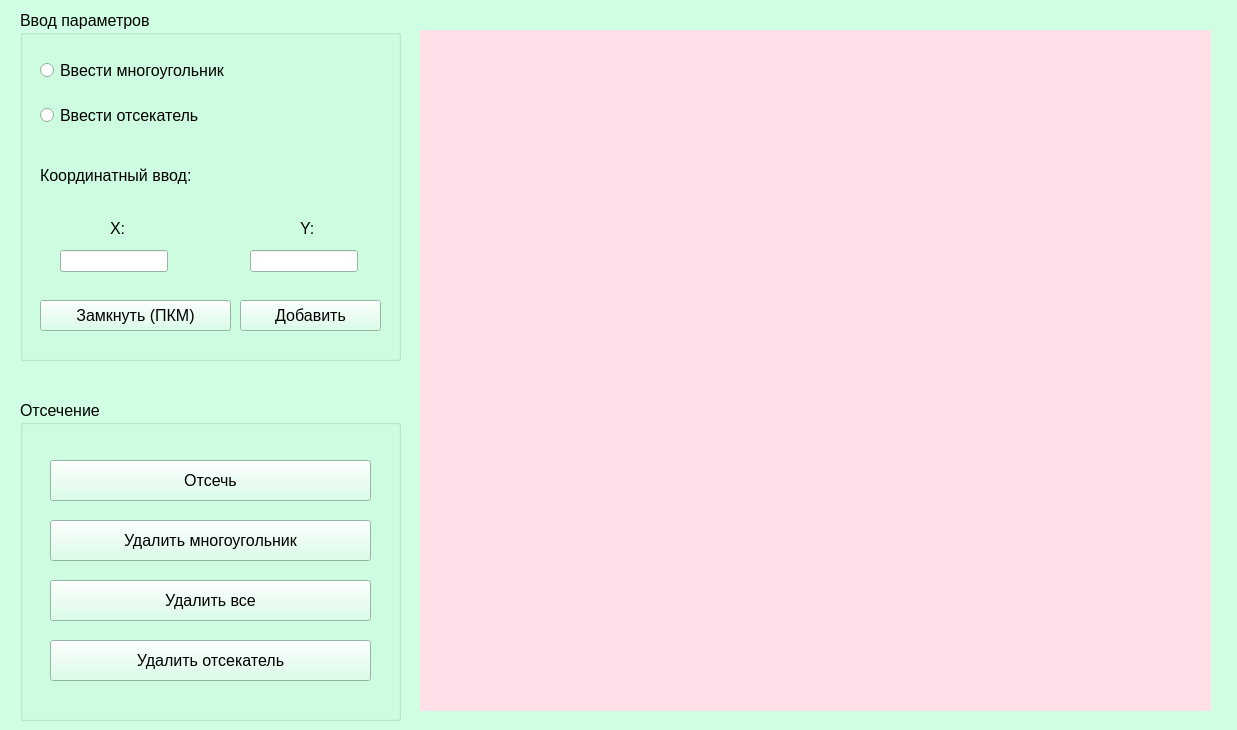
<?xml version="1.0" encoding="UTF-8"?>
<ui version="4.0">
 <class>MainWindow</class>
 <widget class="QMainWindow" name="MainWindow">
  <property name="geometry">
   <rect>
    <x>0</x>
    <y>0</y>
    <width>1237</width>
    <height>730</height>
   </rect>
  </property>
  <property name="palette">
   <palette>
    <active>
     <colorrole role="WindowText">
      <brush brushstyle="SolidPattern">
       <color alpha="255">
        <red>0</red>
        <green>0</green>
        <blue>0</blue>
       </color>
      </brush>
     </colorrole>
     <colorrole role="Button">
      <brush brushstyle="SolidPattern">
       <color alpha="255">
        <red>208</red>
        <green>255</green>
        <blue>228</blue>
       </color>
      </brush>
     </colorrole>
     <colorrole role="Light">
      <brush brushstyle="SolidPattern">
       <color alpha="255">
        <red>255</red>
        <green>255</green>
        <blue>255</blue>
       </color>
      </brush>
     </colorrole>
     <colorrole role="Midlight">
      <brush brushstyle="SolidPattern">
       <color alpha="255">
        <red>231</red>
        <green>255</green>
        <blue>241</blue>
       </color>
      </brush>
     </colorrole>
     <colorrole role="Dark">
      <brush brushstyle="SolidPattern">
       <color alpha="255">
        <red>104</red>
        <green>127</green>
        <blue>114</blue>
       </color>
      </brush>
     </colorrole>
     <colorrole role="Mid">
      <brush brushstyle="SolidPattern">
       <color alpha="255">
        <red>139</red>
        <green>170</green>
        <blue>152</blue>
       </color>
      </brush>
     </colorrole>
     <colorrole role="Text">
      <brush brushstyle="SolidPattern">
       <color alpha="255">
        <red>0</red>
        <green>0</green>
        <blue>0</blue>
       </color>
      </brush>
     </colorrole>
     <colorrole role="BrightText">
      <brush brushstyle="SolidPattern">
       <color alpha="255">
        <red>255</red>
        <green>255</green>
        <blue>255</blue>
       </color>
      </brush>
     </colorrole>
     <colorrole role="ButtonText">
      <brush brushstyle="SolidPattern">
       <color alpha="255">
        <red>0</red>
        <green>0</green>
        <blue>0</blue>
       </color>
      </brush>
     </colorrole>
     <colorrole role="Base">
      <brush brushstyle="SolidPattern">
       <color alpha="255">
        <red>255</red>
        <green>255</green>
        <blue>255</blue>
       </color>
      </brush>
     </colorrole>
     <colorrole role="Window">
      <brush brushstyle="SolidPattern">
       <color alpha="255">
        <red>208</red>
        <green>255</green>
        <blue>228</blue>
       </color>
      </brush>
     </colorrole>
     <colorrole role="Shadow">
      <brush brushstyle="SolidPattern">
       <color alpha="255">
        <red>0</red>
        <green>0</green>
        <blue>0</blue>
       </color>
      </brush>
     </colorrole>
     <colorrole role="AlternateBase">
      <brush brushstyle="SolidPattern">
       <color alpha="255">
        <red>231</red>
        <green>255</green>
        <blue>241</blue>
       </color>
      </brush>
     </colorrole>
     <colorrole role="ToolTipBase">
      <brush brushstyle="SolidPattern">
       <color alpha="255">
        <red>255</red>
        <green>255</green>
        <blue>220</blue>
       </color>
      </brush>
     </colorrole>
     <colorrole role="ToolTipText">
      <brush brushstyle="SolidPattern">
       <color alpha="255">
        <red>0</red>
        <green>0</green>
        <blue>0</blue>
       </color>
      </brush>
     </colorrole>
     <colorrole role="PlaceholderText">
      <brush brushstyle="SolidPattern">
       <color alpha="128">
        <red>0</red>
        <green>0</green>
        <blue>0</blue>
       </color>
      </brush>
     </colorrole>
    </active>
    <inactive>
     <colorrole role="WindowText">
      <brush brushstyle="SolidPattern">
       <color alpha="255">
        <red>0</red>
        <green>0</green>
        <blue>0</blue>
       </color>
      </brush>
     </colorrole>
     <colorrole role="Button">
      <brush brushstyle="SolidPattern">
       <color alpha="255">
        <red>208</red>
        <green>255</green>
        <blue>228</blue>
       </color>
      </brush>
     </colorrole>
     <colorrole role="Light">
      <brush brushstyle="SolidPattern">
       <color alpha="255">
        <red>255</red>
        <green>255</green>
        <blue>255</blue>
       </color>
      </brush>
     </colorrole>
     <colorrole role="Midlight">
      <brush brushstyle="SolidPattern">
       <color alpha="255">
        <red>231</red>
        <green>255</green>
        <blue>241</blue>
       </color>
      </brush>
     </colorrole>
     <colorrole role="Dark">
      <brush brushstyle="SolidPattern">
       <color alpha="255">
        <red>104</red>
        <green>127</green>
        <blue>114</blue>
       </color>
      </brush>
     </colorrole>
     <colorrole role="Mid">
      <brush brushstyle="SolidPattern">
       <color alpha="255">
        <red>139</red>
        <green>170</green>
        <blue>152</blue>
       </color>
      </brush>
     </colorrole>
     <colorrole role="Text">
      <brush brushstyle="SolidPattern">
       <color alpha="255">
        <red>0</red>
        <green>0</green>
        <blue>0</blue>
       </color>
      </brush>
     </colorrole>
     <colorrole role="BrightText">
      <brush brushstyle="SolidPattern">
       <color alpha="255">
        <red>255</red>
        <green>255</green>
        <blue>255</blue>
       </color>
      </brush>
     </colorrole>
     <colorrole role="ButtonText">
      <brush brushstyle="SolidPattern">
       <color alpha="255">
        <red>0</red>
        <green>0</green>
        <blue>0</blue>
       </color>
      </brush>
     </colorrole>
     <colorrole role="Base">
      <brush brushstyle="SolidPattern">
       <color alpha="255">
        <red>255</red>
        <green>255</green>
        <blue>255</blue>
       </color>
      </brush>
     </colorrole>
     <colorrole role="Window">
      <brush brushstyle="SolidPattern">
       <color alpha="255">
        <red>208</red>
        <green>255</green>
        <blue>228</blue>
       </color>
      </brush>
     </colorrole>
     <colorrole role="Shadow">
      <brush brushstyle="SolidPattern">
       <color alpha="255">
        <red>0</red>
        <green>0</green>
        <blue>0</blue>
       </color>
      </brush>
     </colorrole>
     <colorrole role="AlternateBase">
      <brush brushstyle="SolidPattern">
       <color alpha="255">
        <red>231</red>
        <green>255</green>
        <blue>241</blue>
       </color>
      </brush>
     </colorrole>
     <colorrole role="ToolTipBase">
      <brush brushstyle="SolidPattern">
       <color alpha="255">
        <red>255</red>
        <green>255</green>
        <blue>220</blue>
       </color>
      </brush>
     </colorrole>
     <colorrole role="ToolTipText">
      <brush brushstyle="SolidPattern">
       <color alpha="255">
        <red>0</red>
        <green>0</green>
        <blue>0</blue>
       </color>
      </brush>
     </colorrole>
     <colorrole role="PlaceholderText">
      <brush brushstyle="SolidPattern">
       <color alpha="128">
        <red>0</red>
        <green>0</green>
        <blue>0</blue>
       </color>
      </brush>
     </colorrole>
    </inactive>
    <disabled>
     <colorrole role="WindowText">
      <brush brushstyle="SolidPattern">
       <color alpha="255">
        <red>104</red>
        <green>127</green>
        <blue>114</blue>
       </color>
      </brush>
     </colorrole>
     <colorrole role="Button">
      <brush brushstyle="SolidPattern">
       <color alpha="255">
        <red>208</red>
        <green>255</green>
        <blue>228</blue>
       </color>
      </brush>
     </colorrole>
     <colorrole role="Light">
      <brush brushstyle="SolidPattern">
       <color alpha="255">
        <red>255</red>
        <green>255</green>
        <blue>255</blue>
       </color>
      </brush>
     </colorrole>
     <colorrole role="Midlight">
      <brush brushstyle="SolidPattern">
       <color alpha="255">
        <red>231</red>
        <green>255</green>
        <blue>241</blue>
       </color>
      </brush>
     </colorrole>
     <colorrole role="Dark">
      <brush brushstyle="SolidPattern">
       <color alpha="255">
        <red>104</red>
        <green>127</green>
        <blue>114</blue>
       </color>
      </brush>
     </colorrole>
     <colorrole role="Mid">
      <brush brushstyle="SolidPattern">
       <color alpha="255">
        <red>139</red>
        <green>170</green>
        <blue>152</blue>
       </color>
      </brush>
     </colorrole>
     <colorrole role="Text">
      <brush brushstyle="SolidPattern">
       <color alpha="255">
        <red>104</red>
        <green>127</green>
        <blue>114</blue>
       </color>
      </brush>
     </colorrole>
     <colorrole role="BrightText">
      <brush brushstyle="SolidPattern">
       <color alpha="255">
        <red>255</red>
        <green>255</green>
        <blue>255</blue>
       </color>
      </brush>
     </colorrole>
     <colorrole role="ButtonText">
      <brush brushstyle="SolidPattern">
       <color alpha="255">
        <red>104</red>
        <green>127</green>
        <blue>114</blue>
       </color>
      </brush>
     </colorrole>
     <colorrole role="Base">
      <brush brushstyle="SolidPattern">
       <color alpha="255">
        <red>208</red>
        <green>255</green>
        <blue>228</blue>
       </color>
      </brush>
     </colorrole>
     <colorrole role="Window">
      <brush brushstyle="SolidPattern">
       <color alpha="255">
        <red>208</red>
        <green>255</green>
        <blue>228</blue>
       </color>
      </brush>
     </colorrole>
     <colorrole role="Shadow">
      <brush brushstyle="SolidPattern">
       <color alpha="255">
        <red>0</red>
        <green>0</green>
        <blue>0</blue>
       </color>
      </brush>
     </colorrole>
     <colorrole role="AlternateBase">
      <brush brushstyle="SolidPattern">
       <color alpha="255">
        <red>208</red>
        <green>255</green>
        <blue>228</blue>
       </color>
      </brush>
     </colorrole>
     <colorrole role="ToolTipBase">
      <brush brushstyle="SolidPattern">
       <color alpha="255">
        <red>255</red>
        <green>255</green>
        <blue>220</blue>
       </color>
      </brush>
     </colorrole>
     <colorrole role="ToolTipText">
      <brush brushstyle="SolidPattern">
       <color alpha="255">
        <red>0</red>
        <green>0</green>
        <blue>0</blue>
       </color>
      </brush>
     </colorrole>
     <colorrole role="PlaceholderText">
      <brush brushstyle="SolidPattern">
       <color alpha="128">
        <red>0</red>
        <green>0</green>
        <blue>0</blue>
       </color>
      </brush>
     </colorrole>
    </disabled>
   </palette>
  </property>
  <property name="font">
   <font>
    <pointsize>10</pointsize>
   </font>
  </property>
  <property name="windowTitle">
   <string>Лабораторная работа №9. Отсечение выпуклым многоугольником.</string>
  </property>
  <widget class="QWidget" name="centralWidget">
   <widget class="QGroupBox" name="groupBox_2">
    <property name="geometry">
     <rect>
      <x>20</x>
      <y>10</y>
      <width>381</width>
      <height>351</height>
     </rect>
    </property>
    <property name="font">
     <font>
      <pointsize>12</pointsize>
     </font>
    </property>
    <property name="title">
     <string>Ввод параметров</string>
    </property>
    <widget class="QLabel" name="label_3">
     <property name="geometry">
      <rect>
       <x>20</x>
       <y>150</y>
       <width>291</width>
       <height>31</height>
      </rect>
     </property>
     <property name="text">
      <string>Координатный ввод:</string>
     </property>
    </widget>
    <widget class="QPushButton" name="close_pushButton">
     <property name="geometry">
      <rect>
       <x>20</x>
       <y>290</y>
       <width>191</width>
       <height>31</height>
      </rect>
     </property>
     <property name="text">
      <string>Замкнуть (ПКМ)</string>
     </property>
    </widget>
    <widget class="QPushButton" name="add_point_pushButton">
     <property name="geometry">
      <rect>
       <x>220</x>
       <y>290</y>
       <width>141</width>
       <height>31</height>
      </rect>
     </property>
     <property name="font">
      <font>
       <pointsize>12</pointsize>
       <stylestrategy>PreferDefault</stylestrategy>
      </font>
     </property>
     <property name="text">
      <string>Добавить</string>
     </property>
    </widget>
    <widget class="QLabel" name="label">
     <property name="geometry">
      <rect>
       <x>90</x>
       <y>210</y>
       <width>16</width>
       <height>16</height>
      </rect>
     </property>
     <property name="font">
      <font>
       <pointsize>12</pointsize>
      </font>
     </property>
     <property name="text">
      <string>X:</string>
     </property>
    </widget>
    <widget class="QLabel" name="label_2">
     <property name="geometry">
      <rect>
       <x>280</x>
       <y>210</y>
       <width>16</width>
       <height>16</height>
      </rect>
     </property>
     <property name="font">
      <font>
       <pointsize>12</pointsize>
      </font>
     </property>
     <property name="text">
      <string>Y:</string>
     </property>
    </widget>
    <widget class="QLineEdit" name="x_edit">
     <property name="geometry">
      <rect>
       <x>40</x>
       <y>240</y>
       <width>108</width>
       <height>22</height>
      </rect>
     </property>
     <property name="font">
      <font>
       <pointsize>12</pointsize>
      </font>
     </property>
    </widget>
    <widget class="QLineEdit" name="y_edit">
     <property name="geometry">
      <rect>
       <x>230</x>
       <y>240</y>
       <width>108</width>
       <height>22</height>
      </rect>
     </property>
     <property name="font">
      <font>
       <pointsize>12</pointsize>
      </font>
     </property>
    </widget>
    <widget class="QRadioButton" name="add_poly_radioButton">
     <property name="geometry">
      <rect>
       <x>20</x>
       <y>40</y>
       <width>291</width>
       <height>41</height>
      </rect>
     </property>
     <property name="text">
      <string>Ввести многоугольник</string>
     </property>
    </widget>
    <widget class="QRadioButton" name="add_cutter_radioButton">
     <property name="geometry">
      <rect>
       <x>20</x>
       <y>90</y>
       <width>291</width>
       <height>31</height>
      </rect>
     </property>
     <property name="text">
      <string>Ввести отсекатель</string>
     </property>
    </widget>
   </widget>
   <widget class="QGroupBox" name="groupBox">
    <property name="geometry">
     <rect>
      <x>20</x>
      <y>400</y>
      <width>381</width>
      <height>321</height>
     </rect>
    </property>
    <property name="font">
     <font>
      <pointsize>12</pointsize>
     </font>
    </property>
    <property name="title">
     <string>Отсечение</string>
    </property>
    <widget class="QPushButton" name="clear_poly_pushButton">
     <property name="geometry">
      <rect>
       <x>30</x>
       <y>120</y>
       <width>321</width>
       <height>41</height>
      </rect>
     </property>
     <property name="font">
      <font>
       <pointsize>12</pointsize>
      </font>
     </property>
     <property name="text">
      <string>Удалить многоугольник</string>
     </property>
    </widget>
    <widget class="QPushButton" name="clear_cutter_pushButton">
     <property name="geometry">
      <rect>
       <x>30</x>
       <y>240</y>
       <width>321</width>
       <height>41</height>
      </rect>
     </property>
     <property name="font">
      <font>
       <pointsize>12</pointsize>
      </font>
     </property>
     <property name="text">
      <string>Удалить отсекатель</string>
     </property>
    </widget>
    <widget class="QPushButton" name="clear_all_pushButton">
     <property name="geometry">
      <rect>
       <x>30</x>
       <y>180</y>
       <width>321</width>
       <height>41</height>
      </rect>
     </property>
     <property name="font">
      <font>
       <pointsize>12</pointsize>
      </font>
     </property>
     <property name="text">
      <string>Удалить все</string>
     </property>
    </widget>
    <widget class="QPushButton" name="cut_pushButton">
     <property name="geometry">
      <rect>
       <x>30</x>
       <y>60</y>
       <width>321</width>
       <height>41</height>
      </rect>
     </property>
     <property name="font">
      <font>
       <pointsize>12</pointsize>
      </font>
     </property>
     <property name="text">
      <string>Отсечь</string>
     </property>
    </widget>
   </widget>
   <widget class="QWidget" name="draw_widget" native="true">
    <property name="geometry">
     <rect>
      <x>420</x>
      <y>30</y>
      <width>791</width>
      <height>681</height>
     </rect>
    </property>
    <property name="palette">
     <palette>
      <active>
       <colorrole role="WindowText">
        <brush brushstyle="SolidPattern">
         <color alpha="255">
          <red>0</red>
          <green>0</green>
          <blue>0</blue>
         </color>
        </brush>
       </colorrole>
       <colorrole role="Button">
        <brush brushstyle="SolidPattern">
         <color alpha="255">
          <red>255</red>
          <green>224</green>
          <blue>233</blue>
         </color>
        </brush>
       </colorrole>
       <colorrole role="Light">
        <brush brushstyle="SolidPattern">
         <color alpha="255">
          <red>255</red>
          <green>255</green>
          <blue>255</blue>
         </color>
        </brush>
       </colorrole>
       <colorrole role="Midlight">
        <brush brushstyle="SolidPattern">
         <color alpha="255">
          <red>255</red>
          <green>239</green>
          <blue>244</blue>
         </color>
        </brush>
       </colorrole>
       <colorrole role="Dark">
        <brush brushstyle="SolidPattern">
         <color alpha="255">
          <red>127</red>
          <green>112</green>
          <blue>116</blue>
         </color>
        </brush>
       </colorrole>
       <colorrole role="Mid">
        <brush brushstyle="SolidPattern">
         <color alpha="255">
          <red>170</red>
          <green>149</green>
          <blue>155</blue>
         </color>
        </brush>
       </colorrole>
       <colorrole role="Text">
        <brush brushstyle="SolidPattern">
         <color alpha="255">
          <red>0</red>
          <green>0</green>
          <blue>0</blue>
         </color>
        </brush>
       </colorrole>
       <colorrole role="BrightText">
        <brush brushstyle="SolidPattern">
         <color alpha="255">
          <red>255</red>
          <green>255</green>
          <blue>255</blue>
         </color>
        </brush>
       </colorrole>
       <colorrole role="ButtonText">
        <brush brushstyle="SolidPattern">
         <color alpha="255">
          <red>0</red>
          <green>0</green>
          <blue>0</blue>
         </color>
        </brush>
       </colorrole>
       <colorrole role="Base">
        <brush brushstyle="SolidPattern">
         <color alpha="255">
          <red>255</red>
          <green>255</green>
          <blue>255</blue>
         </color>
        </brush>
       </colorrole>
       <colorrole role="Window">
        <brush brushstyle="SolidPattern">
         <color alpha="255">
          <red>255</red>
          <green>224</green>
          <blue>233</blue>
         </color>
        </brush>
       </colorrole>
       <colorrole role="Shadow">
        <brush brushstyle="SolidPattern">
         <color alpha="255">
          <red>0</red>
          <green>0</green>
          <blue>0</blue>
         </color>
        </brush>
       </colorrole>
       <colorrole role="AlternateBase">
        <brush brushstyle="SolidPattern">
         <color alpha="255">
          <red>255</red>
          <green>239</green>
          <blue>244</blue>
         </color>
        </brush>
       </colorrole>
       <colorrole role="ToolTipBase">
        <brush brushstyle="SolidPattern">
         <color alpha="255">
          <red>255</red>
          <green>255</green>
          <blue>220</blue>
         </color>
        </brush>
       </colorrole>
       <colorrole role="ToolTipText">
        <brush brushstyle="SolidPattern">
         <color alpha="255">
          <red>0</red>
          <green>0</green>
          <blue>0</blue>
         </color>
        </brush>
       </colorrole>
       <colorrole role="PlaceholderText">
        <brush brushstyle="SolidPattern">
         <color alpha="128">
          <red>0</red>
          <green>0</green>
          <blue>0</blue>
         </color>
        </brush>
       </colorrole>
      </active>
      <inactive>
       <colorrole role="WindowText">
        <brush brushstyle="SolidPattern">
         <color alpha="255">
          <red>0</red>
          <green>0</green>
          <blue>0</blue>
         </color>
        </brush>
       </colorrole>
       <colorrole role="Button">
        <brush brushstyle="SolidPattern">
         <color alpha="255">
          <red>255</red>
          <green>224</green>
          <blue>233</blue>
         </color>
        </brush>
       </colorrole>
       <colorrole role="Light">
        <brush brushstyle="SolidPattern">
         <color alpha="255">
          <red>255</red>
          <green>255</green>
          <blue>255</blue>
         </color>
        </brush>
       </colorrole>
       <colorrole role="Midlight">
        <brush brushstyle="SolidPattern">
         <color alpha="255">
          <red>255</red>
          <green>239</green>
          <blue>244</blue>
         </color>
        </brush>
       </colorrole>
       <colorrole role="Dark">
        <brush brushstyle="SolidPattern">
         <color alpha="255">
          <red>127</red>
          <green>112</green>
          <blue>116</blue>
         </color>
        </brush>
       </colorrole>
       <colorrole role="Mid">
        <brush brushstyle="SolidPattern">
         <color alpha="255">
          <red>170</red>
          <green>149</green>
          <blue>155</blue>
         </color>
        </brush>
       </colorrole>
       <colorrole role="Text">
        <brush brushstyle="SolidPattern">
         <color alpha="255">
          <red>0</red>
          <green>0</green>
          <blue>0</blue>
         </color>
        </brush>
       </colorrole>
       <colorrole role="BrightText">
        <brush brushstyle="SolidPattern">
         <color alpha="255">
          <red>255</red>
          <green>255</green>
          <blue>255</blue>
         </color>
        </brush>
       </colorrole>
       <colorrole role="ButtonText">
        <brush brushstyle="SolidPattern">
         <color alpha="255">
          <red>0</red>
          <green>0</green>
          <blue>0</blue>
         </color>
        </brush>
       </colorrole>
       <colorrole role="Base">
        <brush brushstyle="SolidPattern">
         <color alpha="255">
          <red>255</red>
          <green>255</green>
          <blue>255</blue>
         </color>
        </brush>
       </colorrole>
       <colorrole role="Window">
        <brush brushstyle="SolidPattern">
         <color alpha="255">
          <red>255</red>
          <green>224</green>
          <blue>233</blue>
         </color>
        </brush>
       </colorrole>
       <colorrole role="Shadow">
        <brush brushstyle="SolidPattern">
         <color alpha="255">
          <red>0</red>
          <green>0</green>
          <blue>0</blue>
         </color>
        </brush>
       </colorrole>
       <colorrole role="AlternateBase">
        <brush brushstyle="SolidPattern">
         <color alpha="255">
          <red>255</red>
          <green>239</green>
          <blue>244</blue>
         </color>
        </brush>
       </colorrole>
       <colorrole role="ToolTipBase">
        <brush brushstyle="SolidPattern">
         <color alpha="255">
          <red>255</red>
          <green>255</green>
          <blue>220</blue>
         </color>
        </brush>
       </colorrole>
       <colorrole role="ToolTipText">
        <brush brushstyle="SolidPattern">
         <color alpha="255">
          <red>0</red>
          <green>0</green>
          <blue>0</blue>
         </color>
        </brush>
       </colorrole>
       <colorrole role="PlaceholderText">
        <brush brushstyle="SolidPattern">
         <color alpha="128">
          <red>0</red>
          <green>0</green>
          <blue>0</blue>
         </color>
        </brush>
       </colorrole>
      </inactive>
      <disabled>
       <colorrole role="WindowText">
        <brush brushstyle="SolidPattern">
         <color alpha="255">
          <red>127</red>
          <green>112</green>
          <blue>116</blue>
         </color>
        </brush>
       </colorrole>
       <colorrole role="Button">
        <brush brushstyle="SolidPattern">
         <color alpha="255">
          <red>255</red>
          <green>224</green>
          <blue>233</blue>
         </color>
        </brush>
       </colorrole>
       <colorrole role="Light">
        <brush brushstyle="SolidPattern">
         <color alpha="255">
          <red>255</red>
          <green>255</green>
          <blue>255</blue>
         </color>
        </brush>
       </colorrole>
       <colorrole role="Midlight">
        <brush brushstyle="SolidPattern">
         <color alpha="255">
          <red>255</red>
          <green>239</green>
          <blue>244</blue>
         </color>
        </brush>
       </colorrole>
       <colorrole role="Dark">
        <brush brushstyle="SolidPattern">
         <color alpha="255">
          <red>127</red>
          <green>112</green>
          <blue>116</blue>
         </color>
        </brush>
       </colorrole>
       <colorrole role="Mid">
        <brush brushstyle="SolidPattern">
         <color alpha="255">
          <red>170</red>
          <green>149</green>
          <blue>155</blue>
         </color>
        </brush>
       </colorrole>
       <colorrole role="Text">
        <brush brushstyle="SolidPattern">
         <color alpha="255">
          <red>127</red>
          <green>112</green>
          <blue>116</blue>
         </color>
        </brush>
       </colorrole>
       <colorrole role="BrightText">
        <brush brushstyle="SolidPattern">
         <color alpha="255">
          <red>255</red>
          <green>255</green>
          <blue>255</blue>
         </color>
        </brush>
       </colorrole>
       <colorrole role="ButtonText">
        <brush brushstyle="SolidPattern">
         <color alpha="255">
          <red>127</red>
          <green>112</green>
          <blue>116</blue>
         </color>
        </brush>
       </colorrole>
       <colorrole role="Base">
        <brush brushstyle="SolidPattern">
         <color alpha="255">
          <red>255</red>
          <green>224</green>
          <blue>233</blue>
         </color>
        </brush>
       </colorrole>
       <colorrole role="Window">
        <brush brushstyle="SolidPattern">
         <color alpha="255">
          <red>255</red>
          <green>224</green>
          <blue>233</blue>
         </color>
        </brush>
       </colorrole>
       <colorrole role="Shadow">
        <brush brushstyle="SolidPattern">
         <color alpha="255">
          <red>0</red>
          <green>0</green>
          <blue>0</blue>
         </color>
        </brush>
       </colorrole>
       <colorrole role="AlternateBase">
        <brush brushstyle="SolidPattern">
         <color alpha="255">
          <red>255</red>
          <green>224</green>
          <blue>233</blue>
         </color>
        </brush>
       </colorrole>
       <colorrole role="ToolTipBase">
        <brush brushstyle="SolidPattern">
         <color alpha="255">
          <red>255</red>
          <green>255</green>
          <blue>220</blue>
         </color>
        </brush>
       </colorrole>
       <colorrole role="ToolTipText">
        <brush brushstyle="SolidPattern">
         <color alpha="255">
          <red>0</red>
          <green>0</green>
          <blue>0</blue>
         </color>
        </brush>
       </colorrole>
       <colorrole role="PlaceholderText">
        <brush brushstyle="SolidPattern">
         <color alpha="128">
          <red>0</red>
          <green>0</green>
          <blue>0</blue>
         </color>
        </brush>
       </colorrole>
      </disabled>
     </palette>
    </property>
    <property name="autoFillBackground">
     <bool>true</bool>
    </property>
   </widget>
  </widget>
 </widget>
 <layoutdefault spacing="6" margin="11"/>
 <resources/>
 <connections/>
</ui>
